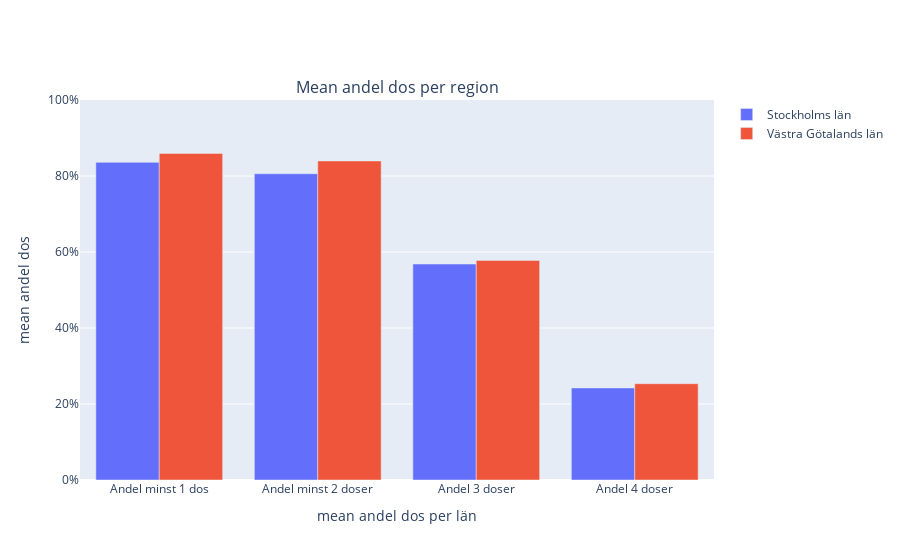

Notebook code cell kept with this figure:
### Code cell
plot(df)

### Figure 1 — Plotly figure (JSON) as saved in the notebook; plotly's stock layout.template omitted (floating-point values rounded to 4 significant figures)
{"data": [{"name": "Stockholms län", "showlegend": true, "type": "bar", "x": ["Andel minst 1 dos", "Andel minst 2 doser", "Andel 3 doser", "Andel 4 doser"], "y": [0.8359, 0.8059, 0.5683, 0.2423]}, {"name": "Västra Götalands län", "showlegend": true, "type": "bar", "x": ["Andel minst 1 dos", "Andel minst 2 doser", "Andel 3 doser", "Andel 4 doser"], "y": [0.8594, 0.8397, 0.5779, 0.2534]}], "layout": {"annotations": [{"font": {"size": 16}, "showarrow": false, "text": "Mean andel dos per region", "x": 0.5, "xanchor": "center", "xref": "paper", "y": 1, "yanchor": "bottom", "yref": "paper"}], "showlegend": true, "xaxis": {"anchor": "y", "domain": [0, 1], "title": {"text": "mean andel dos per län"}}, "yaxis": {"anchor": "x", "domain": [0, 1], "range": [0, 1], "tickformat": ",.0%", "title": {"text": "mean andel dos"}}}}
